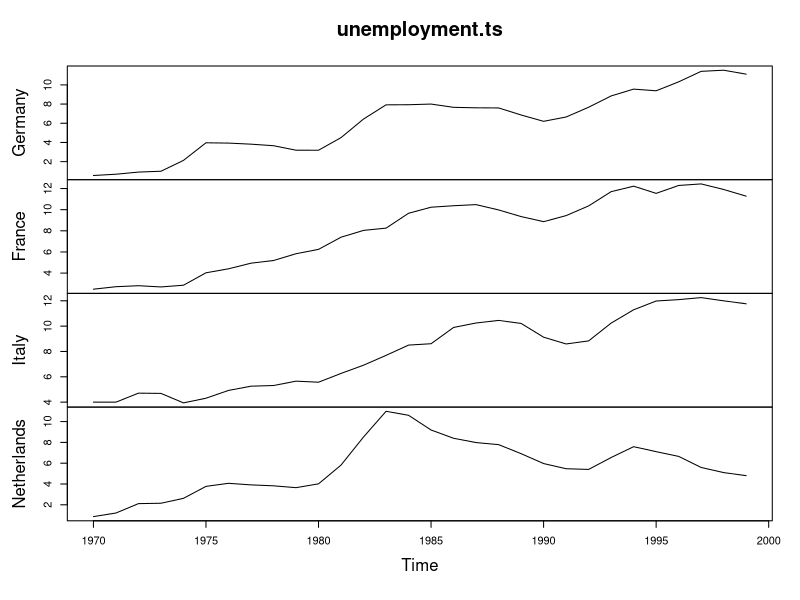
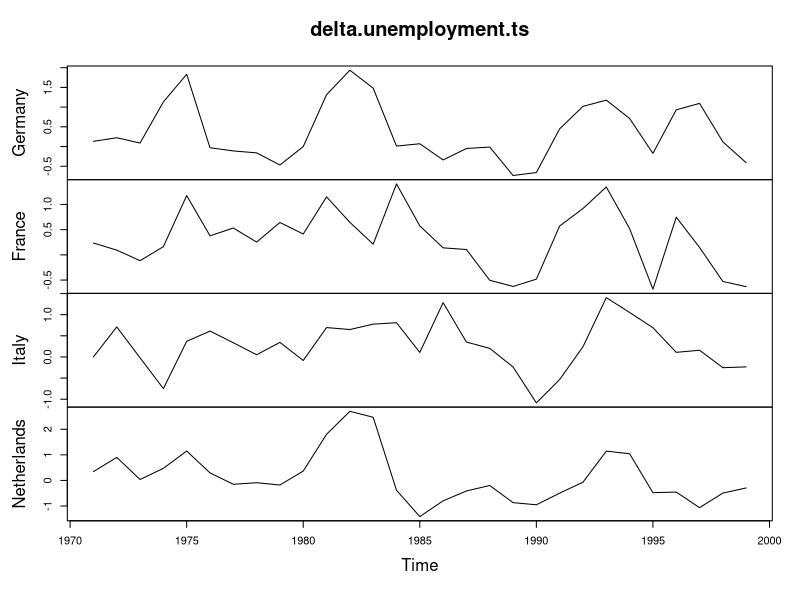

These figures' R source, in order:
#' # OECD unemployment data

#' The data file ["unemployment.csv"](unemployment.csv) used below consists of data originally downloaded from the [OECD Database website](https://data.oecd.org).

unemployment <- read.csv("unemployment.csv")

unemployment.ts <- ts(unemployment[2:5],
                      start = 1970)

plot(unemployment.ts)

window(unemployment.ts,
       start=1980,
       end=1989)

delta.unemployment.ts <- diff(unemployment.ts)

plot(delta.unemployment.ts)
